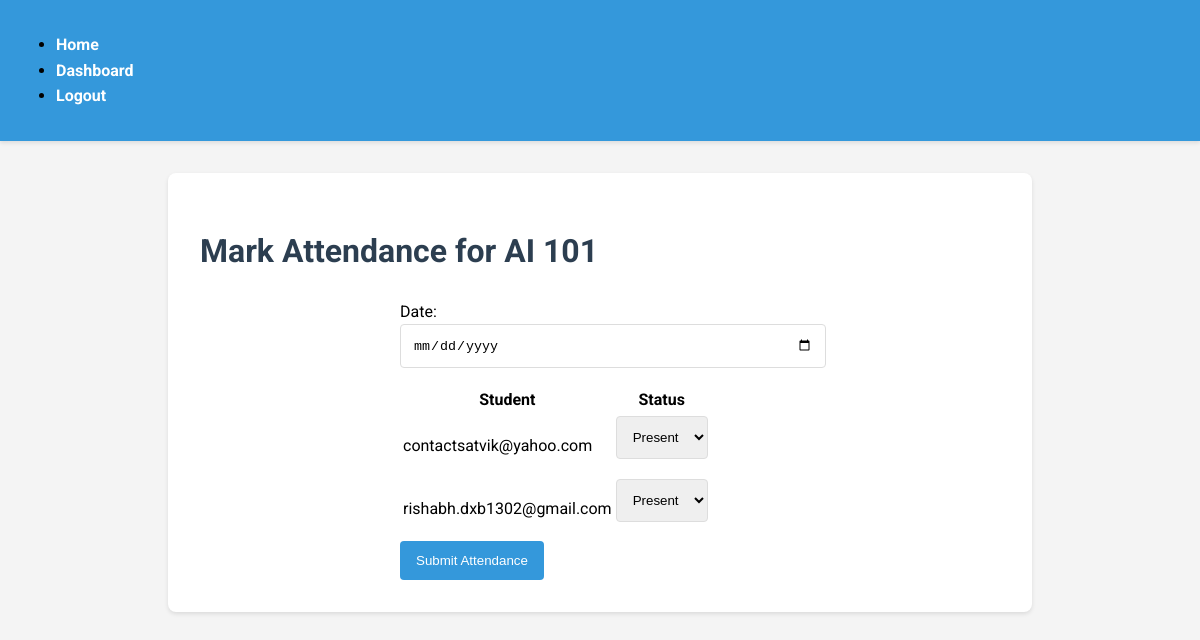
Page /mark_attendance/1 (signed in) on the earlier database version.
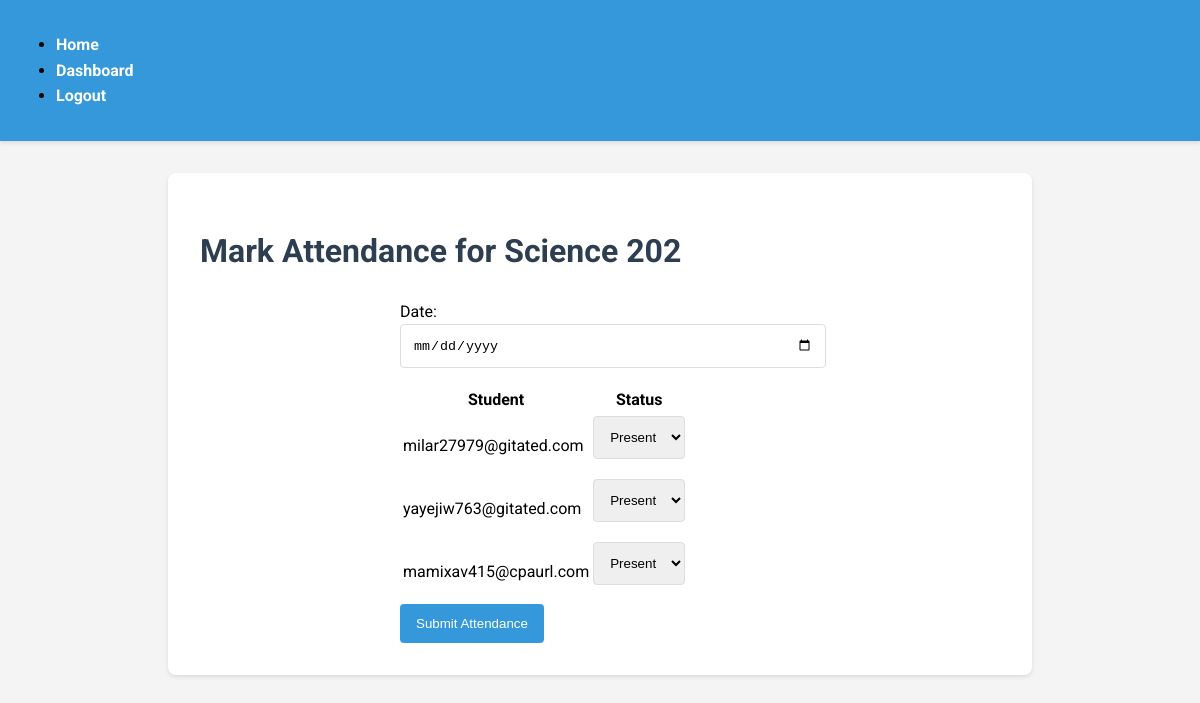
Same page on the later database version.
### models.py (models this page shows, shortened)
class BaseModel(db.Model):
    __abstract__ = True
    id = db.Column(db.Integer, primary_key=True)

class Class(BaseModel):
    __tablename__ = 'class'
    name = db.Column(db.String(100), nullable=False)
    teacher_id = db.Column(db.Integer, db.ForeignKey('user.id'), nullable=False)
    students = db.relationship('User', secondary='user_class', back_populates='classes')
    attendances = db.relationship('Attendance', back_populates='class_')

class User(UserMixin, BaseModel):
    __tablename__ = 'user'
    email = db.Column(db.String(120), unique=True, nullable=False)
    name = db.Column(db.String(100), nullable=False)
    password = db.Column(db.String(255), nullable=False)
    role = db.Column(db.String(20), nullable=False)
    classes = db.relationship('Class', secondary='user_class', back_populates='students')

### app.py (the view, shortened to what this page needs)
@app.route('/mark_attendance/<int:class_id>', methods=['GET', 'POST'])
@login_required
def mark_attendance(class_id):
    if current_user.role != 'teacher':
        flash('Only teachers can mark attendance')
        return redirect(url_for('dashboard'))
    class_obj = Class.query.get(class_id)
    return render_template('mark_attendance.html', class_obj=class_obj)

### app.py (called while the page is built)
@login_manager.user_loader
def load_user(user_id):
    return User.query.get(int(user_id))

### templates/mark_attendance.html (shortened to what this page needs)
{% extends "base.html" %}
{% block content %}
    <h1>Mark Attendance for {{ class_obj.name }}</h1>
    <form method="POST">
        <label for="date">Date:</label>
        <input type="date" id="date" name="date" required>
        <table>
            <thead>
                <tr>
                    <th>Student</th>
                    <th>Status</th>
                </tr>
            </thead>
            <tbody>
                {% for student in class_obj.students %}
                    <tr>
                        <td>{{ student.email }}</td>
                        <td>
                            <select name="status_{{ student.id }}" required>
                                <option value="present">Present</option>
                            </select>
                        </td>
                    </tr>
                {% endfor %}
            </tbody>
        </table>
        <button type="submit">Submit Attendance</button>
    </form>
{% endblock %}

### templates/base.html (shortened to what this page needs)
<!DOCTYPE html>
<html lang="en">
<head>
    <link rel="stylesheet" href="{{ url_for('static', filename='styles.css') }}">
</head>
<body>
    <header>
        <nav>
            <ul>
                <li><a href="{{ url_for('index') }}">Home</a></li>
                {% if current_user.is_authenticated %}
                    {% if current_user.role == 'teacher' %}
                        <li><a href="{{ url_for('dashboard') }}">Dashboard</a></li>
                    {% else %}
                        <li><a href="{{ url_for('student_dashboard') }}">Student Dashboard</a></li>
                    {% endif %}
                    <li><a href="{{ url_for('logout') }}">Logout</a></li>
                {% else %}
                    <li><a href="{{ url_for('login') }}">Login</a></li>
                    <li><a href="{{ url_for('register') }}">Register</a></li>
                {% endif %}
            </ul>
        </nav>
    </header>
    <main>
        {% block content %}{% endblock %}
    </main>
</body>
</html>

### static/styles.css (style rules this page uses)
body { font-family: 'Roboto', Arial, sans-serif; line-height: 1.6; margin: 0; padding: 0; background-color: #f4f4f4; }
nav { background-color: #3498db; padding: 1rem; box-shadow: 0 2px 4px rgba(0,0,0,0.1); }
nav ul li a { color: #fff; text-decoration: none; font-weight: bold; transition: color 0.3s ease; }
main { max-width: 800px; margin: 2rem auto; padding: 2rem; background-color: #fff; border-radius: 8px; box-shadow: 0 2px 4px rgba(0,0,0,0.1); }
h1, h2 { color: #2c3e50; }
form { max-width: 400px; margin: 0 auto; }
input, select { width: 100%; padding: 0.75rem; margin-bottom: 1rem; border: 1px solid #ddd; border-radius: 4px; }
button { background-color: #3498db; color: #fff; padding: 0.75rem 1rem; border: none; border-radius: 4px; cursor: pointer; transition: background-color 0.3s ease; }

Differences in the rows shown:
changed Class: name "AI 101" → "Science 202"
changed User: email "contactsatvik@yahoo.com" → "milar27979@gitated.com"
changed User: email "rishabh.dxb1302@gmail.com" → "yayejiw763@gitated.com"
added User: email "mamixav415@cpaurl.com", id "Present"
